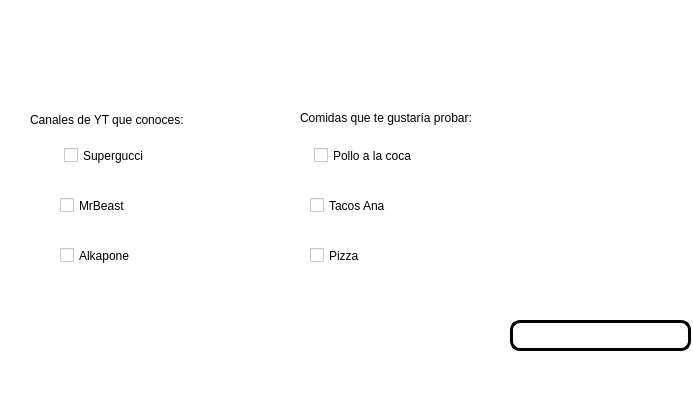
<?xml version="1.0" encoding="UTF-8"?>
<ui version="4.0">
 <class>MainWindow</class>
 <widget class="QMainWindow" name="MainWindow">
  <property name="geometry">
   <rect>
    <x>0</x>
    <y>0</y>
    <width>693</width>
    <height>403</height>
   </rect>
  </property>
  <property name="windowTitle">
   <string>MainWindow</string>
  </property>
  <property name="styleSheet">
   <string notr="true">background-color: rgb(255, 255, 255);</string>
  </property>
  <widget class="QWidget" name="centralwidget">
   <widget class="QLabel" name="label_2">
    <property name="geometry">
     <rect>
      <x>10</x>
      <y>10</y>
      <width>111</width>
      <height>71</height>
     </rect>
    </property>
    <property name="styleSheet">
     <string notr="true"/>
    </property>
    <property name="text">
     <string/>
    </property>
    <property name="pixmap">
     <pixmap resource="../Archivos/Recursos.qrc">:/Logos/log_uat_nuevo.png</pixmap>
    </property>
    <property name="scaledContents">
     <bool>true</bool>
    </property>
   </widget>
   <widget class="QLabel" name="label_3">
    <property name="geometry">
     <rect>
      <x>580</x>
      <y>10</y>
      <width>101</width>
      <height>71</height>
     </rect>
    </property>
    <property name="styleSheet">
     <string notr="true"/>
    </property>
    <property name="text">
     <string/>
    </property>
    <property name="pixmap">
     <pixmap resource="../Archivos/Recursos.qrc">:/Logos/FIT_logo_vertical.png</pixmap>
    </property>
    <property name="scaledContents">
     <bool>true</bool>
    </property>
   </widget>
   <widget class="QLabel" name="label_4">
    <property name="geometry">
     <rect>
      <x>540</x>
      <y>240</y>
      <width>121</width>
      <height>91</height>
     </rect>
    </property>
    <property name="styleSheet">
     <string notr="true"/>
    </property>
    <property name="text">
     <string/>
    </property>
    <property name="pixmap">
     <pixmap resource="../Archivos/Recursos.qrc">:/Programas/ImagenGatoEuropeo.png</pixmap>
    </property>
    <property name="scaledContents">
     <bool>true</bool>
    </property>
   </widget>
   <widget class="QLineEdit" name="txt_temporizador">
    <property name="geometry">
     <rect>
      <x>510</x>
      <y>320</y>
      <width>181</width>
      <height>31</height>
     </rect>
    </property>
    <property name="font">
     <font>
      <pointsize>32</pointsize>
      <bold>true</bold>
     </font>
    </property>
    <property name="styleSheet">
     <string notr="true">border: 3px solid black;
border-radius: 10px;</string>
    </property>
    <property name="text">
     <string/>
    </property>
    <property name="alignment">
     <set>Qt::AlignCenter</set>
    </property>
   </widget>
   <widget class="QCheckBox" name="cb_supergucci">
    <property name="geometry">
     <rect>
      <x>64</x>
      <y>140</y>
      <width>161</width>
      <height>31</height>
     </rect>
    </property>
    <property name="text">
     <string>Supergucci</string>
    </property>
   </widget>
   <widget class="QCheckBox" name="cb_mrbeast">
    <property name="geometry">
     <rect>
      <x>60</x>
      <y>190</y>
      <width>161</width>
      <height>31</height>
     </rect>
    </property>
    <property name="text">
     <string>MrBeast</string>
    </property>
   </widget>
   <widget class="QCheckBox" name="cb_alkapone">
    <property name="geometry">
     <rect>
      <x>60</x>
      <y>240</y>
      <width>161</width>
      <height>31</height>
     </rect>
    </property>
    <property name="text">
     <string>Alkapone</string>
    </property>
   </widget>
   <widget class="QCheckBox" name="cb_pizza">
    <property name="geometry">
     <rect>
      <x>310</x>
      <y>240</y>
      <width>161</width>
      <height>31</height>
     </rect>
    </property>
    <property name="text">
     <string>Pizza</string>
    </property>
   </widget>
   <widget class="QCheckBox" name="cb_tacos">
    <property name="geometry">
     <rect>
      <x>310</x>
      <y>190</y>
      <width>161</width>
      <height>31</height>
     </rect>
    </property>
    <property name="text">
     <string>Tacos Ana</string>
    </property>
   </widget>
   <widget class="QCheckBox" name="cb_pollo">
    <property name="geometry">
     <rect>
      <x>314</x>
      <y>140</y>
      <width>161</width>
      <height>31</height>
     </rect>
    </property>
    <property name="text">
     <string>Pollo a la coca</string>
    </property>
   </widget>
   <widget class="QLabel" name="label">
    <property name="geometry">
     <rect>
      <x>30</x>
      <y>110</y>
      <width>181</width>
      <height>20</height>
     </rect>
    </property>
    <property name="text">
     <string>Canales de YT que conoces:</string>
    </property>
   </widget>
   <widget class="QLabel" name="label_5">
    <property name="geometry">
     <rect>
      <x>300</x>
      <y>110</y>
      <width>271</width>
      <height>16</height>
     </rect>
    </property>
    <property name="text">
     <string>Comidas que te gustaría probar:</string>
    </property>
   </widget>
  </widget>
  <widget class="QMenuBar" name="menubar">
   <property name="geometry">
    <rect>
     <x>0</x>
     <y>0</y>
     <width>693</width>
     <height>24</height>
    </rect>
   </property>
  </widget>
  <widget class="QStatusBar" name="statusbar"/>
 </widget>
 <resources>
  <include location="../Archivos/Recursos.qrc"/>
 </resources>
 <connections/>
</ui>
